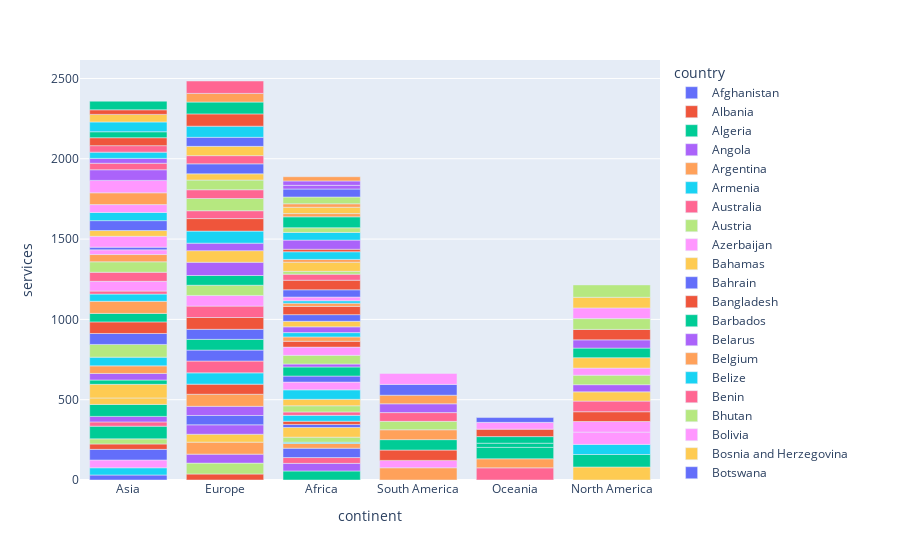

This figure's notebook cell:
### Code cell
fig = px.bar(df_mean, x = 'continent', y = 'services', color = 'country')
fig.show()
